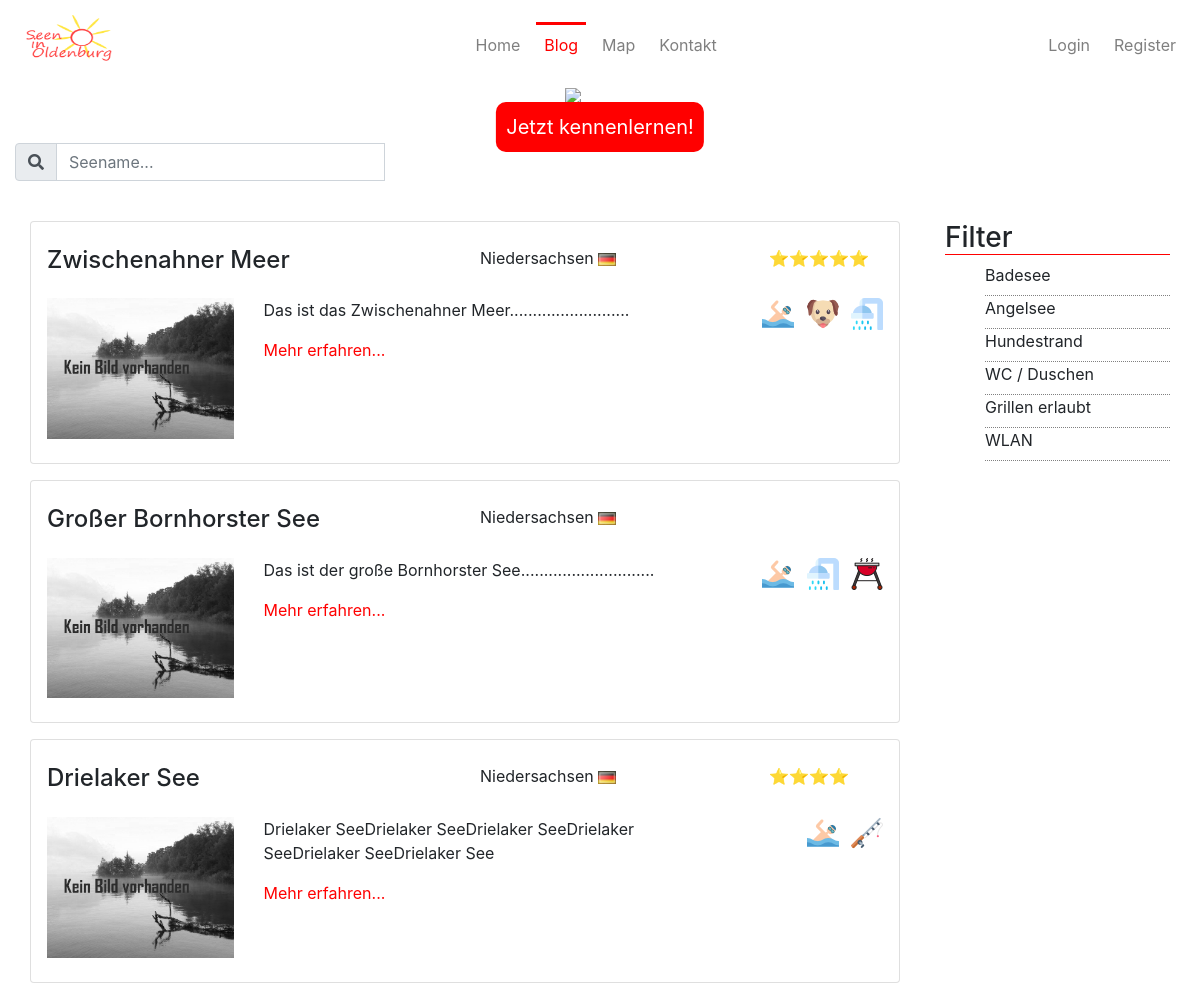
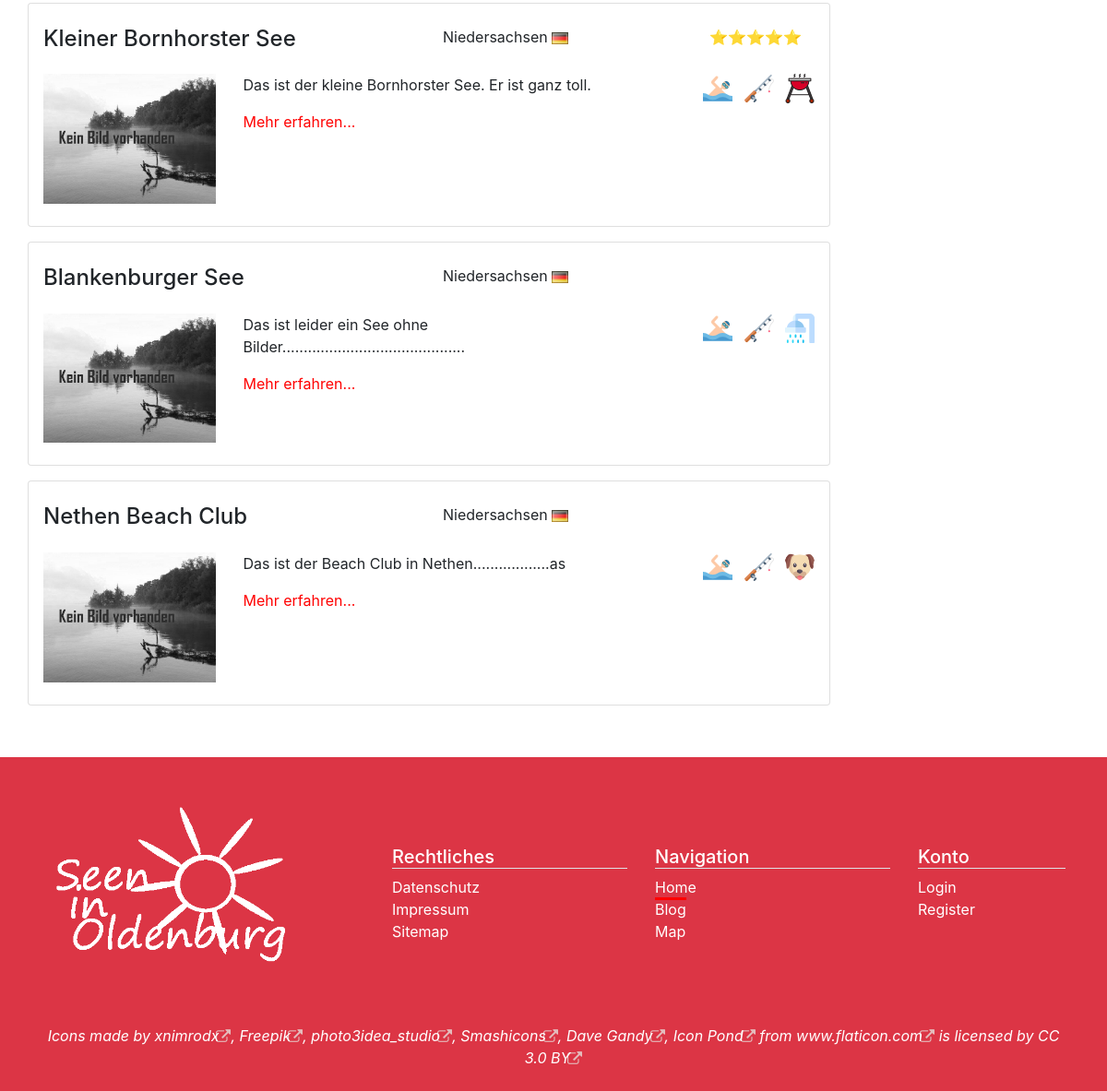
Screenshot of /blog.php with the database file from the repository (2 pictures, top to bottom).
### tables this page shows
CREATE TABLE "article" (
	"id"	INTEGER PRIMARY KEY AUTOINCREMENT,
	"title"	TEXT NOT NULL,
	"lakename"	TEXT NOT NULL,
	"coordinates"	BLOB NOT NULL,
	"description"	TEXT NOT NULL,
	"badesee"	INTEGER NOT NULL,
	"angelsee"	INTEGER NOT NULL,
	"hundestrand"	INTEGER NOT NULL,
	"wc"	INTEGER NOT NULL,
	"grillen"	INTEGER NOT NULL,
	"wlan"	INTEGER NOT NULL,
	"author"	TEXT NOT NULL
);

### database/database.php (called while the page is built, shortened)
<?php
class SQLiteDB extends DatabaseDAO {
    public $file = "database/database.db";
    public function connect($dsn) {
        try {
            $this->db = new PDO("sqlite:".$dsn);
            return $this->db;
        } catch (PDOException $e) {
            throw new Exception("Derzeit kann keine Verbindung zur Datenbank hergestellt werden. Bitte versuchen Sie es später erneut!");
        }
    }
    public function getAllArticles() {
        try {
            $db = $this->connect($this->file);
            $sql = "SELECT * FROM article";
            $cmd = $db->prepare($sql);
            $cmd->execute();
            $result = array();
            if ($cmd->execute()) {
                while ($row = $cmd->fetchObject()) {
                    $row->pictures = $this->getPicturesByArticle($row->id);
                    array_push($result, $row);
                }
            }
            return $result;
        }catch (Exception $ex) {
            echo "<div class=\"mx-auto my-2 w-25 alert alert-danger\" role=\"alert\">Fehler: " . $ex->getMessage()."</div>";
        }
    }
    public function getArticleByID($id) {
        try{
            $id = intval($id);
            $db = $this->connect($this->file);
            $sql = "SELECT * FROM article WHERE id = :id";
            $cmd = $db->prepare($sql);
            $cmd->bindParam(":id", $id);
            $cmd->execute();
            $result =   $cmd->fetchObject();
            $result->pictures = $this->getPicturesByArticle($id);
            return $result;
        }catch (Exception $ex) {
            echo "<div class=\"mx-auto my-2 w-25 alert alert-danger\" role=\"alert\">Fehler: " . $ex->getMessage()."</div>";
        }
    }
    public function getAverageRating($id) {
        try{
            $id = htmlspecialchars($id);
            $db = $this->connect($this->file);
            $sql = "SELECT avg(stars) AS avg_rating FROM review WHERE article_id = :id GROUP BY article_id LIMIT 1";
            $cmd = $db->prepare($sql);
            $cmd->bindParam(":id", $id);
            if($cmd->execute()) {
                $obj = $cmd->fetchObject();
                if($obj){
                    return intval(floor($obj->avg_rating));
                } else {
                    return null;
                }
            }
            return null;
        }catch (Exception $ex) {
            echo "<div class=\"mx-auto my-2 w-25 alert alert-danger\" role=\"alert\">Fehler: " . $ex->getMessage()."</div>";
        }
    }
    public function getPopularPosts() {
        try{
            $db = $this->connect($this->file);
            $sql = "SELECT article_id, avg(stars) AS avg_stars FROM review GROUP BY article_id ORDER BY avg_stars DESC LIMIT 5";
            $cmd = $db->prepare($sql);
            $result = array();
            if ($cmd->execute()) {
                while ($row = $cmd->fetchObject()) {
                    $currentArticle = $this->getArticleByID($row->article_id);
                    if(is_object($currentArticle)){
                        $currentArticle->pictures = $this->getPicturesByArticle($row->article_id);
                        array_push($result, $currentArticle);
                    }
                }
            }
            return $result;
        }catch (Exception $ex) {
            echo "<div class=\"mx-auto my-2 w-25 alert alert-danger\" role=\"alert\">Fehler: " . $ex->getMessage()."</div>";
        }
    }
    private function getPicturesByArticle($articleID) {
        try{
            $db = $this->connect($this->file);
            $sql = "SELECT path FROM pictures WHERE article_id = :id";
            $cmd = $db->prepare($sql);
            $cmd->bindParam(":id", $articleID);
            $pictures = array();
            if ($cmd->execute()) {
                while($row = $cmd->fetchObject()) {
                    $pictures[] = $row->path;
                }
            }
            return $pictures;
        }catch (Exception $ex) {
            echo "<div class=\"mx-auto my-2 w-25 alert alert-danger\" role=\"alert\">Fehler: " . $ex->getMessage()."</div>";
        }
    }
}
?>

### blog.php (the view, shortened to what this page needs)
<?php
include 'database/database.php';
$database = new SQLiteDB();
if(isset($_POST["text"]))
    $articlesToShow = $database->getSearchResults($_POST["text"]);
else
    $articlesToShow = $database->getAllArticles();
?>
<!doctype html>
<html>
<head>
    <?php include 'header.php'; ?>
    <?php include 'banner.php'; ?>
    <div class="container-fluid my-3">
        <div class="row content">
            <div class="col-md-4 col-xs-12 margin-top-15">
                <form class="form-group" action="blog.php" method="POST" onsubmit="return false">
                    <div class="input-group">
                        <div class="input-group-prepend">
                            <span class="input-group-text" id="basic-addon1"><i class="fa fa-search"></i></span>
                        </div>
                        <input type="text" class="form-control" name="text" placeholder="Seename..."
                               aria-label="Seename..." aria-describedby="basic-addon1" onkeyup="search(this.value)">
                    </div>
                </form>
            </div>
        </div>
        <div class="row py-4 content">
            <div class="col-sm-9 margin-left-15">
                <?php
                if(isset($articlesToShow) && count($articlesToShow)>0) :
                    foreach ($articlesToShow as $article) :
                        $averageRating = $database->getAverageRating($article->id);
                        if($averageRating == null) $averageRating = 0;
                        $filtersAsString = "";
                        if ($article->badesee == 1) $filtersAsString .= "Badesee";
                        if ($article->angelsee == 1) $filtersAsString .= " Angelsee";
                        if ($article->hundestrand == 1) $filtersAsString .= " Hundestrand";
                        if ($article->wc == 1) $filtersAsString .= " WC / Duschen";
                        if ($article->grillen == 1) $filtersAsString .= " Grillen";
                        $articlePreviewPicture = count($article->pictures) > 0 && file_exists(($article->pictures)[0]) ? $article->pictures[0] : "img\alt\alternative.png";
                        ?>
                        <article>
                            <div class="no-search card px-3 py-3 mb-3 ">
                                <div class="row">
                                    <div class="col-md-6 col-xs-12 my-2">
                                        <h4><?php echo htmlspecialchars($article->title) ?></h4>
                                    </div>
                                    <div class="col-md-4 col-xs-12 text-right-desktop margin-top-bottom-05rem">
                                        Niedersachsen <img src="img/germany_icon.png" alt="Deutschland Flagge" width="18"
                                                           height="13">
                                    </div>
                                    <div class="col-md-2 col-xs-12 text-right-desktop margin-top-bottom-05rem">
                                        <?php for ($i = 0; $i<floor($averageRating);$i++) { echo htmlspecialchars("⭐"); } ?>
                                    </div>
                                </div>
                                <div class="row">
                                    <div class="col-md-3 col-xs-12 my-2">
                                        <img class="img-fluid" src="<?php echo $articlePreviewPicture ?>" alt="<?php echo htmlspecialchars($article->lakename) ?>">
                                    </div>
                                    <div class="col-md-6 col-xs-12 my-2">
                                        <p><?php echo htmlspecialchars($article->description) ?></p>
                                        <a href="blog_detail.php?id=<?php echo htmlspecialchars($article->id) ?>" class="red-text">Mehr erfahren...</a>
                                    </div>
                                    <div class="col-md-3 col-xs-12 text-right my-2">
                                        <p class="keywords">
                                            <?php
                                                if($filtersAsString != "") {
                                                    $filter_array = explode(" ", $filtersAsString);
                                                    foreach($filter_array as $filter) {
                                                        switch($filter) {
                                                            case "Badesee": ?>
                                                                <img class="ml-2" title="Badesee" src="img/icons/swimming.png" alt="Badesee" />
                                                            <?php break;
                                                            case "Angelsee": ?>
                                                                <img class="ml-2" title="Angelsee" src="img/icons/fishing-rod.png" alt="Angelsee" />
                                                            <?php break;
                                                            case "Hundestrand": ?>
                                                                <img class="ml-2" title="Hundestrand" src="img/icons/dog.png" alt="Hundestrand" />
                                                            <?php break;
                                                            case "WC": ?>
                                                                <img class="ml-2" title="WC / Duschen vorhanden" src="img/icons/shower.png" alt="WC / Dusche" />
                                                            <?php break;
                                                            case "Grillen": ?>
                                                                <img class="ml-2" title="Grillen möglich" src="img/icons/grill.png" alt="Grillen" />
                                                            <?php break;
                                                            case "WLAN": ?>
                                                            <?php break;
                                                        }
                                                    }
                                                }
                                            ?>
                                        </p>
                                    </div>
                                </div>
                            </div>
                        </article>
                    <?php
                    endforeach;
                else :
                    ?>
                    <p class="no-search">Keine Suchergebnisse gefunden</p>
                <?php
                endif;
                ?>
            </div>
            <div class="col content jsRequired">
                <h3 class="border-bottom-red">Filter</h3>
                <ul>
                    <li class="border-bottom-dotted-grey"><input type="checkbox" class="hide" id="badesee">
                        <label for="badesee" class="filter-list">Badesee</label></li>
                    <li class="border-bottom-dotted-grey"><input type="checkbox" class="hide" id="angelsee">
                        <label for="angelsee" class="filter-list">Angelsee</label></li>
                    <li class="border-bottom-dotted-grey"><input type="checkbox" class="hide" id="hundestrand">
                        <label for="hundestrand" class="filter-list">Hundestrand</label></li>
                    <li class="border-bottom-dotted-grey"><input type="checkbox" class="hide" id="wc">
                        <label for="wc" class="filter-list">WC / Duschen</label></li>
                    <li class="border-bottom-dotted-grey"><input type="checkbox" class="hide" id="grillen">
                        <label for="grillen" class="filter-list">Grillen erlaubt</label></li>
                    <li class="border-bottom-dotted-grey"><input type="checkbox" class="hide" id="wlan">
                        <label for="wlan" class="filter-list">WLAN</label></li>
                </ul>
            </div>
        </div>
    </div>
    <?php include 'footer.php'; ?>
    </body>
</html>

### banner.php
<?php
    include_once 'database/database.php';
    $database = new SQLiteDB();
    $tempVar = $database->getPopularPosts();
    if(isset($tempVar)) {
    if(count($tempVar) != 0) $highlightedArticle = $tempVar[0];
    }
?>
    <section>
            <div class="slider">
                <img class="img-fluid" src="img/banner.png" alt="Banner">
                <div class="centered">
                    <?php if(isset($highlightedArticle) && isset($tempVar)): ?>
                    <h1><?php echo htmlspecialchars($highlightedArticle->lakename) ?></h1>
                    <a href="blog_detail.php?id=<?php echo htmlspecialchars($highlightedArticle->id) ?>" class="button-1 center header-button">Jetzt kennenlernen!</a>
                    <?php endif; ?>
                </div>
            </div>
    </section>

### css/styles.css (style rules this page uses)
.button-1 { background-color: red; border: none; color: white; padding: 10px; text-align: center; display: inline-block; text-decoration: none; font-size: 20px; border-radius: 10px; }
.red-text { color: red !important; }
.margin-top-15 { margin-top: 15px; }
.margin-left-15 { margin-left: 15px; }
.margin-top-bottom-05rem { margin-top: .5rem; margin-bottom: .5rem; }
.content { margin-left: 15px; margin-right: 15px; }
.center { margin: auto !important; max-width: 100%; padding: 10px; text-align: center; }
.slider { position: relative; text-align: center; color: white; }
.centered { position: absolute; top: 50%; left: 50%; transform: translate(-50%, -50%); }
.border-bottom-red { border-bottom: 1px solid red; }
.border-bottom-dotted-grey { border-bottom: 1px dotted grey; }
ul { list-style: none !important; }
.filter-list { cursor: pointer; }

### rows the page displays
article: lakename "Kleiner Bornhorster See", title "Kleiner Bornhorster See", description "Das ist der kleine Bornhorster See. Er ist ganz toll.", badesee 1 (drawn)
article: title "Zwischenahner Meer", description "Das ist das Zwischenahner Meer..........................", badesee 1 (drawn)
article: title "Großer Bornhorster See", description "Das ist der große Bornhorster See.............................", badesee 1 (drawn)
article: title "Drielaker See", description "Drielaker SeeDrielaker SeeDrielaker SeeDrielaker SeeDrielaker SeeDrielaker See", badesee 1 (drawn)
article: title "Blankenburger See", description "Das ist leider ein See ohne Bilder...........................................", badesee 1 (drawn)
article: title "Nethen Beach Club", description "Das ist der Beach Club in Nethen..................as", badesee 1 (drawn)
